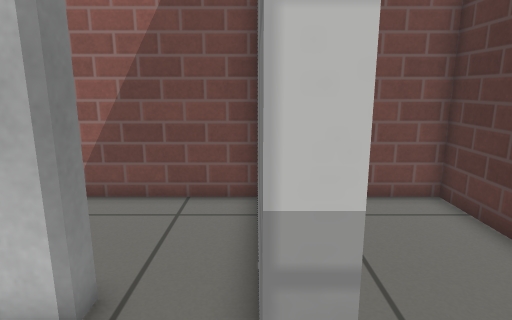
view 1 (above)

16 first-person views from a walk through a robot-simulator world made for Gazebo. The camera is 0.78 m above the floor, tilts 12° down and sees 75° across. The floor is counted in squares, 0.25 m on a side. Each view is taken from the middle of a square. On the plan, view 1 faces up. The plan holds only what a view shows up to about 20 squares ahead; the rest is blank. Gazebo's built-in surfaces are drawn with simple patterns.

view 2
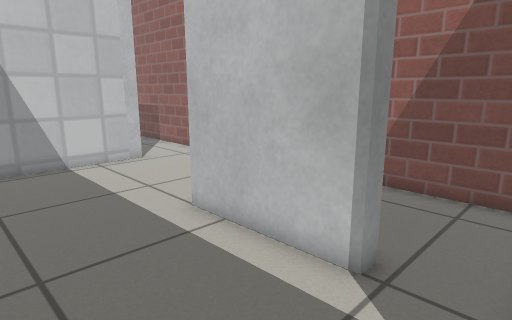

view 3
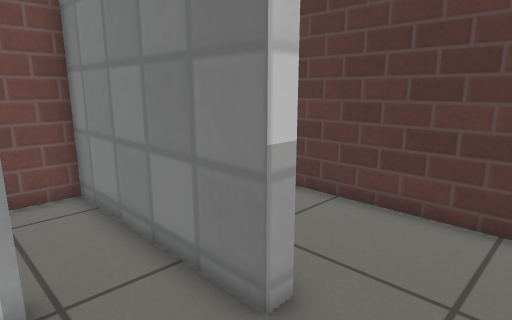

view 4
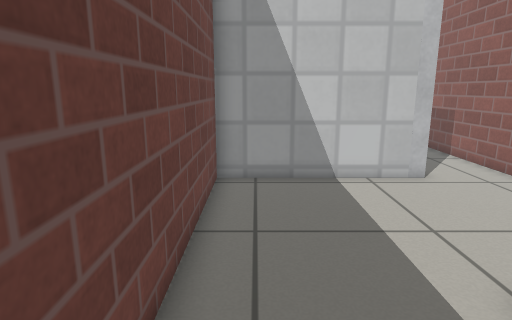

view 5
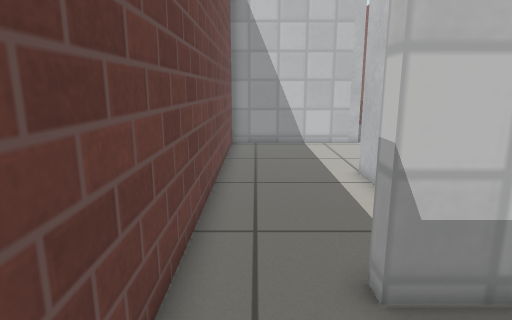

view 6
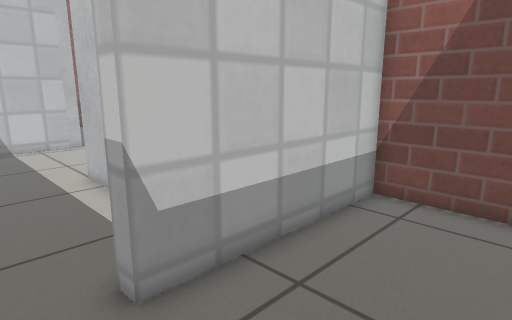

view 7
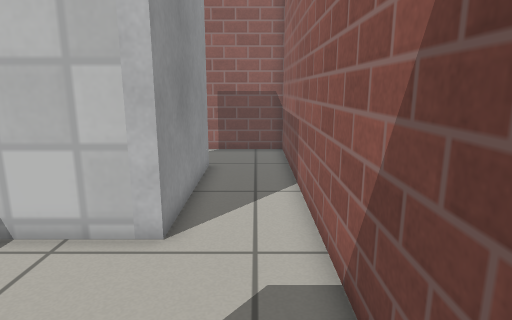

view 8
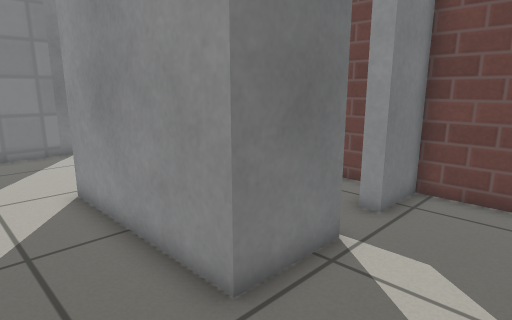

view 9
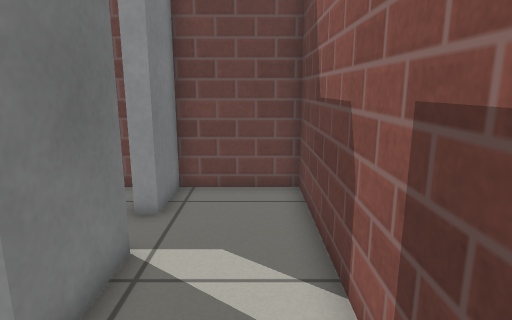

view 10
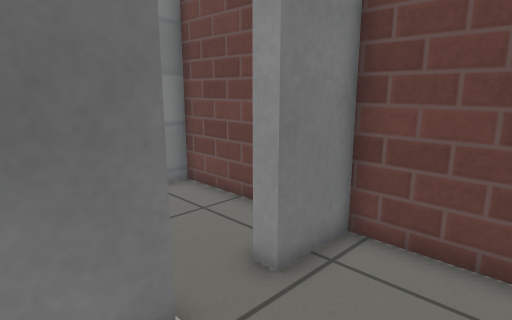

view 11
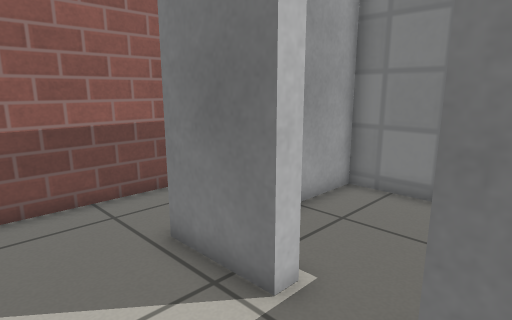

view 12
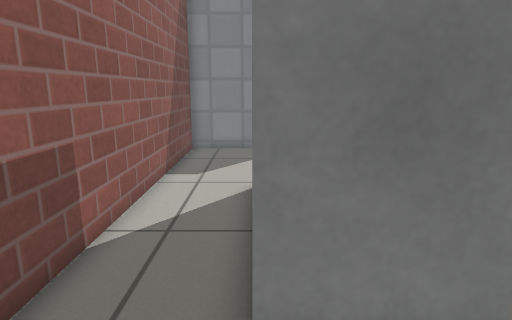

view 13
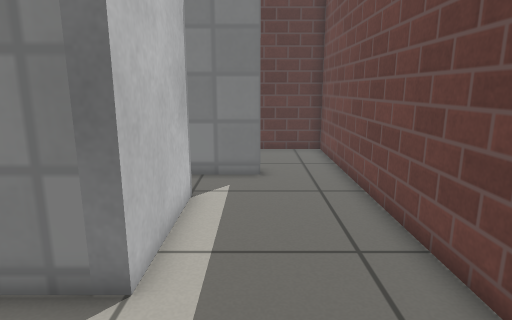

view 14
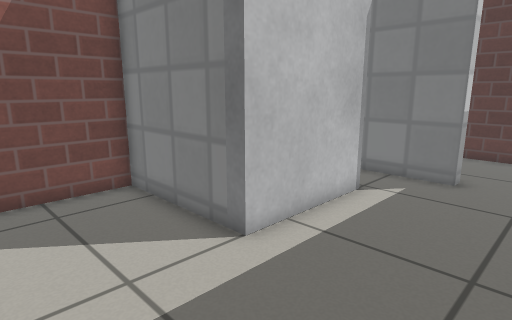

view 15
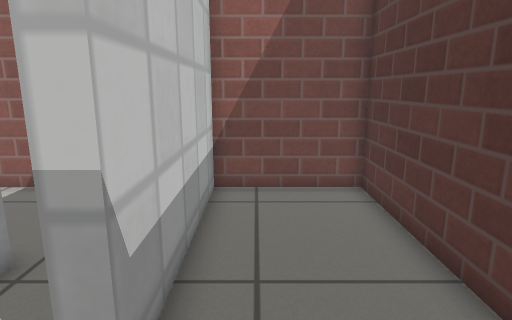

view 16
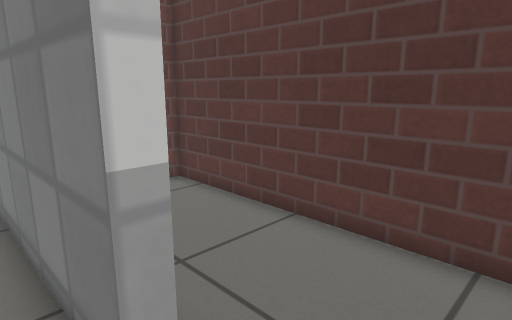

### Floor plan
Points are (right, up) in squares from view 1. A wall is a line through its corners. A room is listed if a view was taken in it or the views show most of it. See-through windows are left out.
Room 1 (views 1, 2, 5, 6, 15)
walls: (-0.6, -1.4) (5.4, -1.4) (5.4, 9.4) (0.6, 9.4) (0.6, 1.8) (0, 1.8)
ways out: opening at (0.5, 0) to room 2
Room 2 (views 3, 4, 7, 8, 9, 10, 11, 12, 13, 14, 16)
walls: (-20.9, 3) (-21.6, 3) (-21.6, 6) (-14.6, 6) (-14.6, -1.4) (-0.6, -1.4); (-2.4, 3.9) (-7.4, 3.9) (-7.4, 9.4) (-25.4, 9.4) (-25.4, -1.4) (-21.6, -1.4) (-21.6, 1) (-20.9, 1); (0, 1.8) (0, 3.5)
ways out: opening at (0.5, 0) to room 1; opening at (-21, 2.5) to room 3; opening at (-1.5, 4) to room 4
Room 3 (no view inside)
walls: (-15.2, 2.8) (-15.2, 5.4) (-17.9, 5.4); (-20.1, -1.4) (-15.2, -1.4) (-15.2, -0.5)
ways out: opening at (-21, 2.5) to room 2
Room 4 (no view inside)
walls: (-2.4, 4.6) (-2.4, 3.9); (0, 3.5) (0, 9.4) (-6.2, 9.4)
ways out: opening at (-1.5, 4) to room 2

Positions as (right, up) in squares from view 1, and headings:
1: (0, 0), facing up
2: (0, -1), facing up-left
3: (-3, -1), facing up-right
4: (-3, 0), facing left
5: (5, 0), facing left
6: (5, 0), facing up-left
7: (-8, 8), facing left
8: (-25, 9), facing down-right
9: (-24, 9), facing down
10: (-25, 5), facing down-right
11: (-25, 0), facing up-right
12: (-25, 6), facing right
13: (-12, 2), facing right
14: (-12, -1), facing up-right
15: (2, -1), facing up
16: (-1, -1), facing up-right
